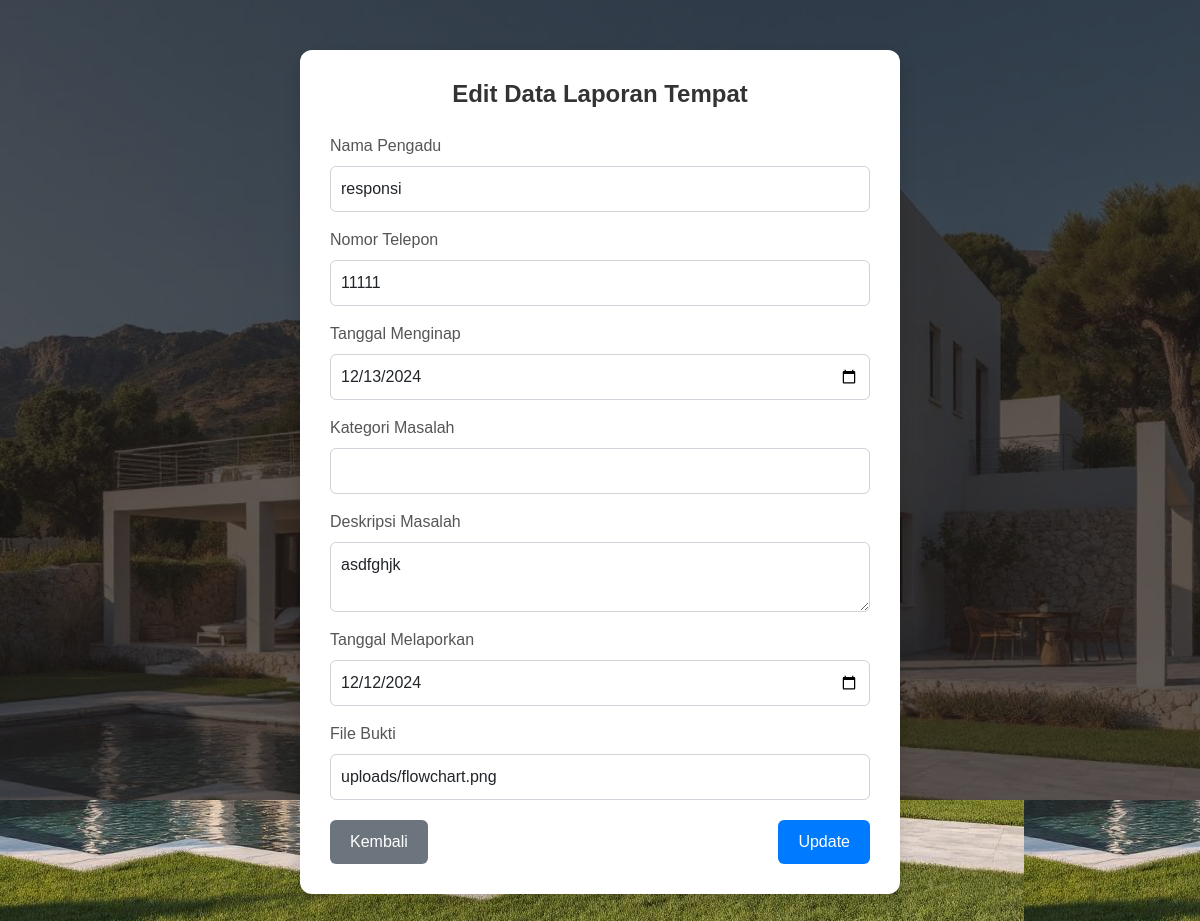
Screenshot of /proses_tempat/edit.php?id=3 with the database file from the repository.
### tables this page shows
CREATE TABLE `tempat` (
  `id_pengaduan` int(11) NOT NULL,
  `nama_pengadu` varchar(255) NOT NULL,
  `no_telepon_pengadu` varchar(15) NOT NULL,
  `tanggal_menginap` date NOT NULL,
  `nomor_kamar` enum('Dreamy','Fancy','Charming') DEFAULT NULL,
  `jenis_masalah` enum('Kerusakan Bangunan','Kebersihan Villa','Perawatan yang Kurang','Suasana Villa Merasa Tidak Aman atau Lainnya','Perbedaan Kondisi Properti dengan Foto Properti di Iklan','Masalah Aksesibilitas','Kenyamanan pada Waktu Penginapan','Lainnya') NOT NULL,
  `deskripsi_masalah` text NOT NULL,
  `waktu_pengaduan` date DEFAULT current_timestamp(),
  `file_bukti` varchar(255) DEFAULT NULL,
  `status` enum('Diterima','Ditolak','Diproses') NOT NULL DEFAULT 'Diproses',
  `id_villa` int(11) DEFAULT NULL
);

### proses_tempat/edit.php (the view, shortened to what this page needs)
<?php
$servername = "localhost";
$username = "root";
$password = "";
$dbname = "filya_suite";
$conn = new mysqli($servername, $username, $password, $dbname);
$id = $_GET['id'];
$sql = "SELECT * FROM tempat WHERE id_pengaduan = ?";
$stmt = $conn->prepare($sql);
$stmt->bind_param("i", $id);
$stmt->execute();
$result = $stmt->get_result();
$row = $result->fetch_assoc();
?>
<!DOCTYPE html>
<html lang="en">
<head>
    <link href="https://cdn.jsdelivr.net/npm/bootstrap@5.3.0-alpha1/dist/css/bootstrap.min.css" rel="stylesheet">
</head>
<body>
    <div class="container">
        <h2>Edit Data Laporan Tempat</h2>
        <div class="blur-bg"></div>
        <form method="POST">
            <div class="mb-3">
                <label for="nama_pengadu" class="form-label">Nama Pengadu</label>
                <select class="form-control" name="nama_pengadu" id="nama_pengadu" required>
                    <?php
                    $user_query = "SELECT nama FROM users";
                    $user_result = $conn->query($user_query);
                    while ($user = $user_result->fetch_assoc()) {
                        $selected = ($user['nama'] == $row['nama_pengadu']) ? 'selected' : '';
                        echo "<option value='{$user['nama']}' $selected>{$user['nama']}</option>";
                    }
                    ?>
                </select>
            </div>
            <div class="mb-3">
                <label for="no_telepon_pengadu" class="form-label">Nomor Telepon</label>
                <input type="text" class="form-control" id="no_telepon_pengadu" name="no_telepon_pengadu"
                    value="<?php echo $row['no_telepon_pengadu']; ?>" required>
            </div>
            <div class="mb-3">
                <label for="tanggal_menginap" class="form-label">Tanggal Menginap</label>
                <input type="date" class="form-control" id="tanggal_menginap" name="tanggal_menginap"
                    value="<?php echo $row['tanggal_menginap']; ?>" required>
            </div>
            <div class="mb-3">
                <label for="jenis_masalah" class="form-label">Kategori Masalah</label>
                <input type="text" class="form-control" id="jenis_masalah" name="jenis_masalah"
                    value="<?php echo $row['jenis_masalah']; ?>" required>
            </div>
            <div class="mb-3">
                <label for="deskripsi_masalah" class="form-label">Deskripsi Masalah</label>
                <textarea class="form-control" id="deskripsi_masalah" name="deskripsi_masalah"
                    required><?php echo $row['deskripsi_masalah']; ?></textarea>
            </div>
            <div class="mb-3">
                <label for="waktu_pengaduan" class="form-label">Tanggal Melaporkan</label>
                <input type="date" class="form-control" id="waktu_pengaduan" name="waktu_pengaduan"
                    value="<?php echo $row['waktu_pengaduan']; ?>" required>
            </div>
            <div class="mb-3">
                <label for="file_bukti" class="form-label">File Bukti</label>
                <input type="text" class="form-control" id="file_bukti" name="file_bukti"
                    value="<?php echo $row['file_bukti']; ?>" required>
            </div>
            <div class="d-flex justify-content-between">
                <a href="../DashboardTempt.php" class="btn btn-secondary">Kembali</a>
                <button type="submit" class="btn btn-primary">Update</button>
            </div>
        </form>
    </div>
</body>
</html>

### proses_tempat/edit.php (style rules this page uses)
body { background-color: #f3f4f6; background-image: url('../blubrown.jpg'); font-family: Arial, sans-serif; }
.blur-bg { background-image: url('../blubrown.jpg'); background-size: cover; background-position: center; position: fixed; top: 0; left: 0; width: 100%; height: 100vh; z-index: -1; }
.blur-bg::before { content: ""; position: absolute; top: 0; left: 0; width: 100%; height: 100%; background-color: rgba(28, 24, 24, 0.7); z-index: 1; }
.container { max-width: 600px; background-color: #ffffff; padding: 30px; margin: 50px auto; border-radius: 12px; box-shadow: 0 8px 16px rgba(0, 0, 0, 0.15); }
h2 { text-align: center; color: #333; font-size: 24px; font-weight: bold; margin-bottom: 25px; }
label { color: #555; font-weight: 500; }
.form-control { border: 1px solid #ced4da; border-radius: 6px; margin-bottom: 15px; padding: 10px; font-size: 16px; transition: all 0.3s ease; }
.btn-primary { background-color: #007bff; border: none; font-size: 16px; padding: 10px 20px; border-radius: 6px; transition: background-color 0.3s ease; }
.btn-secondary { background-color: #6c757d; border: none; font-size: 16px; padding: 10px 20px; border-radius: 6px; transition: background-color 0.3s ease; }
.d-flex { display: flex; gap: 10px; justify-content: space-between; margin-top: 20px; }

### rows the page displays
tempat: no_telepon_pengadu "11111", tanggal_menginap "12/13/2024", deskripsi_masalah "asdfghjk", waktu_pengaduan "12/12/2024", file_bukti "uploads/flowchart.png"

### other values shown
form field nama_pengadu "responsi"
